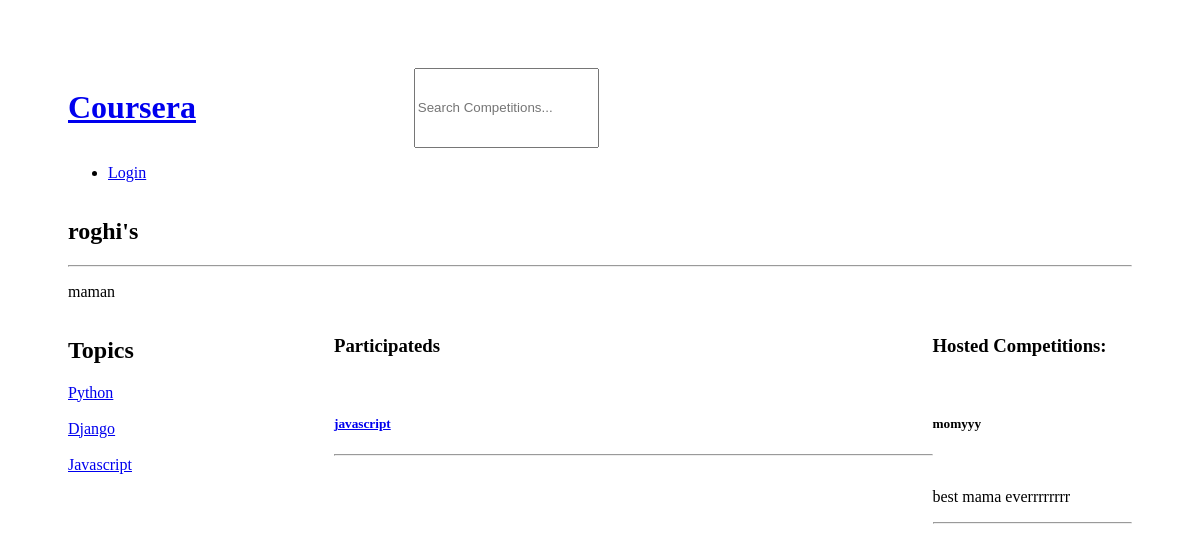
The page /user/5 on the database as committed earlier.
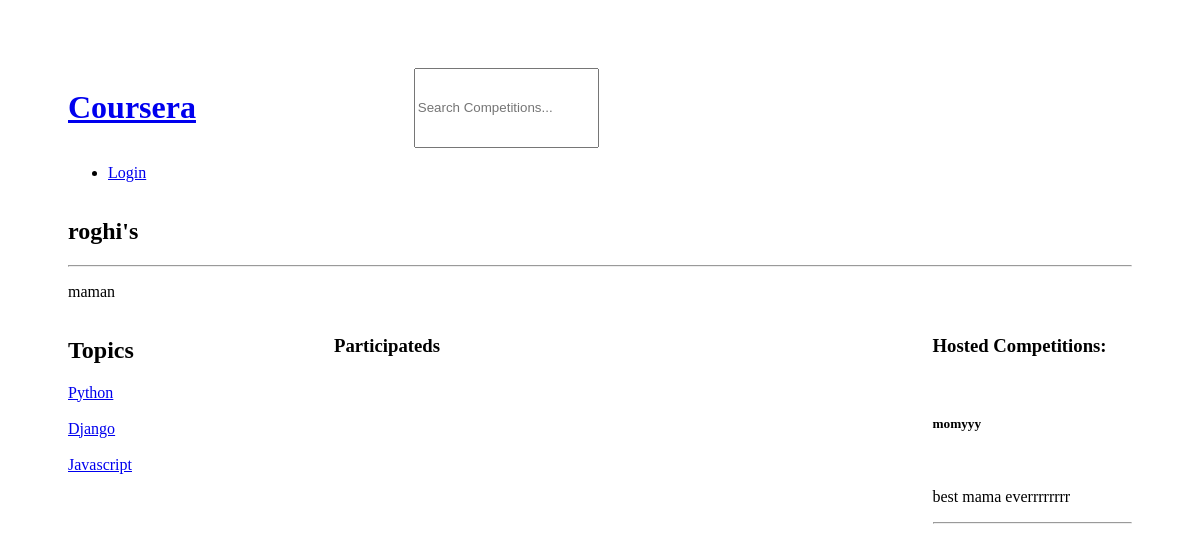
The same page on the database as committed later.
### base/models.py (models this page shows, shortened)
class Topic(models.Model):
    name = models.CharField(max_length=200)

class Competition(models.Model):
    host = models.ForeignKey(User, on_delete=models.SET_NULL, null=True)
    topic = models.ForeignKey(Topic, on_delete=models.SET_NULL, null=True)
    title = models.CharField(max_length=200)
    description = models.TextField()
    competitors = models.ManyToManyField(User, related_name="competitors")
    status = models.BooleanField(default=False)
    price = models.FloatField(default=0)
    is_paid = models.BooleanField(default=False)
    score = models.IntegerField(default=0)
    updated = models.DateTimeField(auto_now=True)
    created = models.DateTimeField(auto_now_add=True)
    class Meta:
        ordering = ['-updated', '-created']

### base/views.py (the view)
# urls.py: path('user/<str:pk>', views.user_profile, name="user_profile"),
def user_profile(request, pk):
    q = request.GET.get('q') if request.GET.get('q') != None else ''
    topic = Topic.objects.all()
    all_comps = Competition.objects.all()
    pre_user = User.objects.get(id=pk)
    c_user = CustomUser.objects.get(user=pre_user)
    comps = c_user.competitions.filter(Q(topic__name__icontains=q) |
                                       Q(description__icontains=q) |
                                       Q(title__icontains=q))
    comps_count = comps.count()
    context = { 'pre_user': pre_user, 'comps': comps, 'c_user': c_user, 'all_comps': all_comps
               , 'topic': topic}
    return render(request, 'base/user_profile.html', context)

### base/templates/base/user_profile.html (shortened to what this page needs)
{% extends 'main.html' %}
{% block content %}
<h2>{{ pre_user.username }}'s</h2>
<hr>
<p>{{ c_user.bio }}</p>
<div class="main-container">
    <div class="topic-container">
        <h2>Topics</h2>
        {% include 'base/topics.html' %}
    </div>
    <div class="body-container">
        <div class="part-container">
            {% if comps_count != 0 %}
                <h3>Participateds</h3>
                <br>
                {% for c in comps %}
                    <a href="{% url 'compinfo' c.id %}"><h5>{{ c.title }}</h5></a>
                    <hr>
                {% endfor %}
            {% endif %}
        </div>
        <div class="host-container">
            <h3>Hosted Competitions:</h3><br>
            {% for c in all_comps %}
                {% if c.host == pre_user %}
                    <h5>{{ c.title }}</h5><br>
                    <p>{{ c.description }}</p>
                    <hr>
                {% endif %}
            {% endfor %}
        </div>
    </div>
</div>
{% endblock %}

### base/templates/base/topics.html
{% for t in topic %}
    <a href="{% url 'home' %}?q={{t.name}}">{{ t.name }}</a>
    <br><br>
{% endfor %}

Rows that differ between the two databases and show on the page:
removed Competition: title "javascript", shown under "Participateds"
